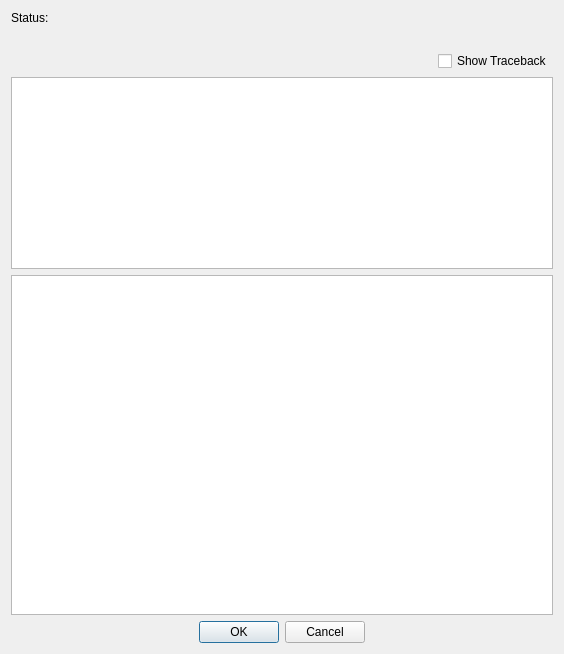
<?xml version="1.0" encoding="UTF-8"?>
<ui version="4.0">
 <class>ActionReportDialog</class>
 <widget class="QDialog" name="ActionReportDialog">
  <property name="windowModality">
   <enum>Qt::ApplicationModal</enum>
  </property>
  <property name="geometry">
   <rect>
    <x>0</x>
    <y>0</y>
    <width>564</width>
    <height>654</height>
   </rect>
  </property>
  <property name="windowTitle">
   <string>Report</string>
  </property>
  <layout class="QVBoxLayout" name="verticalLayout">
   <item>
    <layout class="QGridLayout" name="gridLayout">
     <item row="0" column="0">
      <widget class="QLabel" name="status_title_lb">
       <property name="sizePolicy">
        <sizepolicy hsizetype="Maximum" vsizetype="Preferred">
         <horstretch>0</horstretch>
         <verstretch>0</verstretch>
        </sizepolicy>
       </property>
       <property name="text">
        <string>Status:</string>
       </property>
       <property name="wordWrap">
        <bool>true</bool>
       </property>
      </widget>
     </item>
     <item row="0" column="1" colspan="2">
      <widget class="QLabel" name="status_lb">
       <property name="text">
        <string/>
       </property>
      </widget>
     </item>
     <item row="3" column="0" colspan="3">
      <widget class="QPlainTextEdit" name="traceback_pte">
       <property name="sizePolicy">
        <sizepolicy hsizetype="Expanding" vsizetype="Maximum">
         <horstretch>0</horstretch>
         <verstretch>0</verstretch>
        </sizepolicy>
       </property>
       <property name="documentTitle">
        <string>Traceback</string>
       </property>
       <property name="plainText">
        <string notr="true"/>
       </property>
       <property name="textInteractionFlags">
        <set>Qt::TextSelectableByKeyboard|Qt::TextSelectableByMouse</set>
       </property>
      </widget>
     </item>
     <item row="2" column="2">
      <widget class="QCheckBox" name="showtb_checkb">
       <property name="sizePolicy">
        <sizepolicy hsizetype="Maximum" vsizetype="Fixed">
         <horstretch>0</horstretch>
         <verstretch>0</verstretch>
        </sizepolicy>
       </property>
       <property name="text">
        <string>Show Traceback</string>
       </property>
       <property name="checked">
        <bool>false</bool>
       </property>
      </widget>
     </item>
     <item row="1" column="0" colspan="3">
      <widget class="QLabel" name="message_lb">
       <property name="text">
        <string/>
       </property>
       <property name="wordWrap">
        <bool>true</bool>
       </property>
      </widget>
     </item>
    </layout>
   </item>
   <item>
    <widget class="QTableView" name="actions_tablev">
     <property name="sortingEnabled">
      <bool>true</bool>
     </property>
     <attribute name="horizontalHeaderDefaultSectionSize">
      <number>100</number>
     </attribute>
     <attribute name="horizontalHeaderStretchLastSection">
      <bool>true</bool>
     </attribute>
     <attribute name="verticalHeaderStretchLastSection">
      <bool>false</bool>
     </attribute>
    </widget>
   </item>
   <item>
    <widget class="QDialogButtonBox" name="buttonBox">
     <property name="orientation">
      <enum>Qt::Horizontal</enum>
     </property>
     <property name="standardButtons">
      <set>QDialogButtonBox::Cancel|QDialogButtonBox::Ok</set>
     </property>
     <property name="centerButtons">
      <bool>true</bool>
     </property>
    </widget>
   </item>
  </layout>
 </widget>
 <resources/>
 <connections>
  <connection>
   <sender>buttonBox</sender>
   <signal>accepted()</signal>
   <receiver>ActionReportDialog</receiver>
   <slot>accept()</slot>
   <hints>
    <hint type="sourcelabel">
     <x>227</x>
     <y>636</y>
    </hint>
    <hint type="destinationlabel">
     <x>157</x>
     <y>274</y>
    </hint>
   </hints>
  </connection>
  <connection>
   <sender>buttonBox</sender>
   <signal>rejected()</signal>
   <receiver>ActionReportDialog</receiver>
   <slot>reject()</slot>
   <hints>
    <hint type="sourcelabel">
     <x>295</x>
     <y>642</y>
    </hint>
    <hint type="destinationlabel">
     <x>286</x>
     <y>274</y>
    </hint>
   </hints>
  </connection>
  <connection>
   <sender>showtb_checkb</sender>
   <signal>toggled(bool)</signal>
   <receiver>traceback_pte</receiver>
   <slot>setVisible(bool)</slot>
   <hints>
    <hint type="sourcelabel">
     <x>503</x>
     <y>37</y>
    </hint>
    <hint type="destinationlabel">
     <x>281</x>
     <y>180</y>
    </hint>
   </hints>
  </connection>
 </connections>
</ui>
